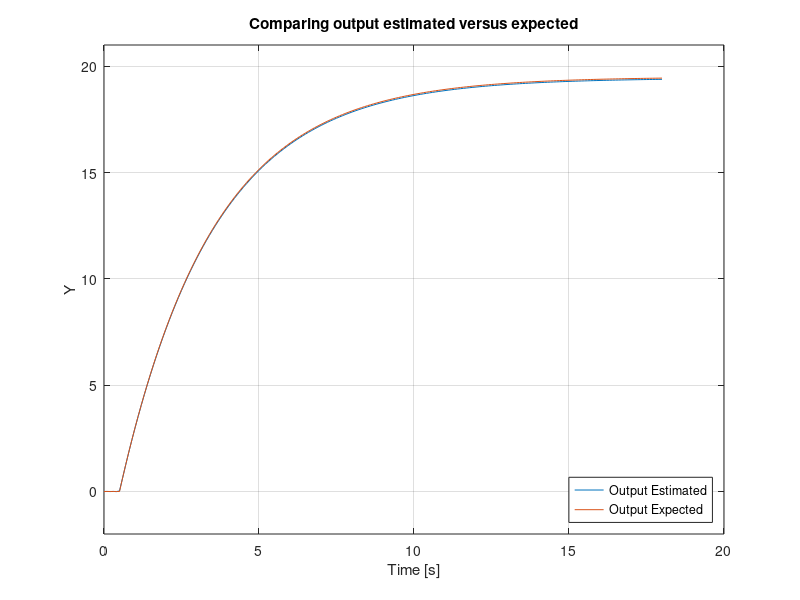
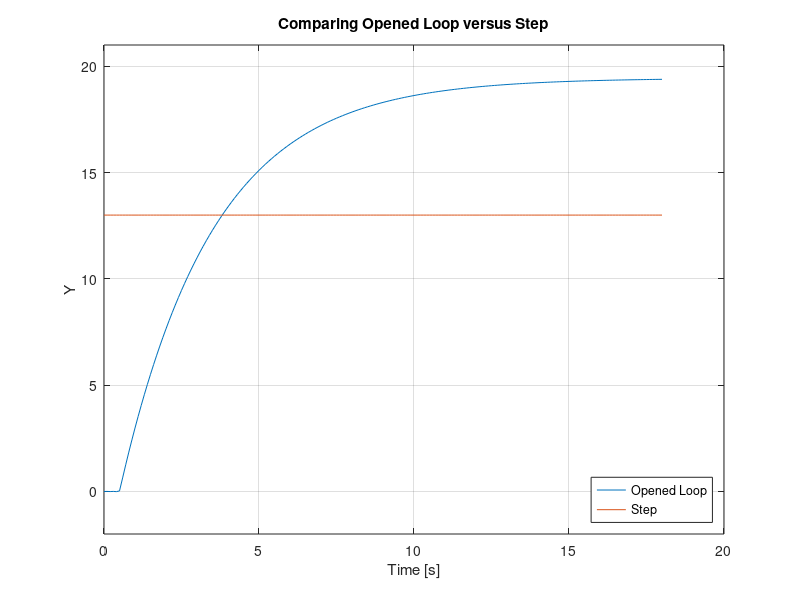
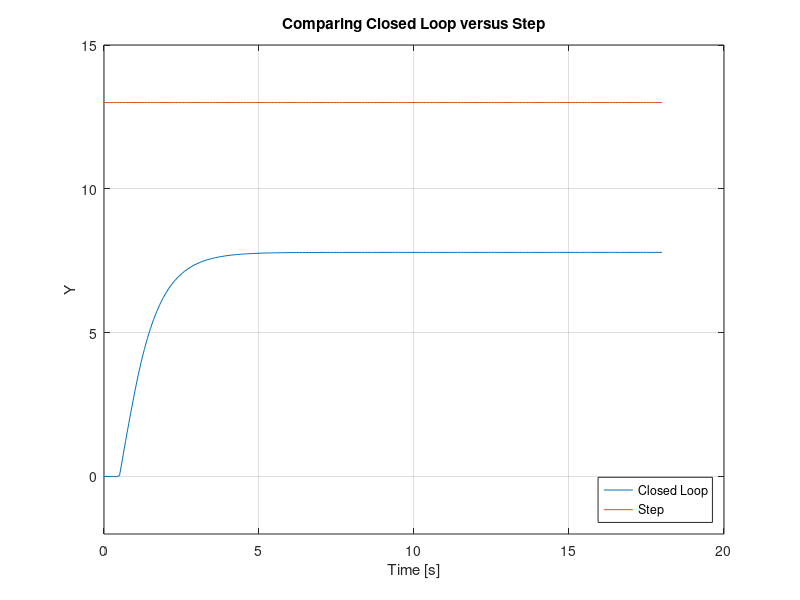

MATLAB code to generate these figures, in order:
% loading control package
pkg load control;

% loading dataset from .mat file
load transfer_function/TransferFunction13.mat;

% plotting output x time
%plot(t, saida);

% defining transfer function using smith method
delta_output = saida(end) - saida(1);
delta_input = degrau(1);

% getting k
k = delta_output / delta_input;

% getting output values for t1 and t2
v_t1 = 0.283 * delta_output;
v_t2 = 0.632 * delta_output;

% getting t1 and t2 values using array values
t1 = t(16);
t2 = t(36);

% getting t value
tal = 1.5 * (t2 - t1);

% getting theta value
theta = t2 - tal;

% system with delay
sys_without_delay = tf([k], [tal 1]);

% creating delay
[num, den] = padecoef(theta, 20);
h_pade = tf(num, den);

% inserting delay on system
sys_opened_loop = sys_without_delay * h_pade;

% using step function in order to get output estimated values
[output_opened_loop, t, x] = step(delta_input * sys_opened_loop, t);

% comparing two transfer functions
plot(t, output_opened_loop, t, saida);
hold on;
grid on;
title('Comparing output estimated versus expected');
xlabel('Time [s]');
ylabel('Y');
ylim([-2 21]);
legend('Output Estimated', 'Output Expected', 'location', 'southeast');
print -dpng 'figures/01-Comparing_transfer_functions.png'
hold off;

% comparing output of opened loop with input required
plot(t, output_opened_loop, t, degrau);
hold on;
grid on;
title('Comparing Opened Loop versus Step');
xlabel('Time [s]');
ylabel('Y');
ylim([-2 21]);
legend('Opened Loop', 'Step', 'location', 'southeast');
print -dpng 'figures/02-Output_opened_loop_vs_step.png'
hold off;

% error in opened loop case
error_opened_loop_real = delta_input - saida(end)
error_opened_loop_predict = delta_input - output_opened_loop(end)

% creating closed loop system
sys_closed_loop = feedback(sys_opened_loop, 1);

% getting output of closed loop applying a step of 13
[output_closed_loop, t, x] = step(delta_input * sys_closed_loop, t);
plot(t, output_closed_loop, t, degrau);
hold on;
grid on;
title('Comparing Closed Loop versus Step');
xlabel('Time [s]');
ylabel('Y');
ylim([-2 15]);
legend('Closed Loop', 'Step', 'location', 'southeast');
print -dpng 'figures/03-Output_closed_loop_vs_step.png'
hold off;

% error in closed loop case
error_closed_loop_predict = delta_input - output_closed_loop(end)

